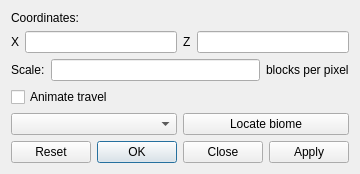
<?xml version="1.0" encoding="UTF-8"?>
<ui version="4.0">
 <class>GotoDialog</class>
 <widget class="QDialog" name="GotoDialog">
  <property name="focusPolicy">
   <enum>Qt::StrongFocus</enum>
  </property>
  <property name="windowTitle">
   <string>Coordinates</string>
  </property>
  <property name="windowIcon">
   <iconset resource="../rc/icons.qrc">
    <normaloff>:/icons/logo.png</normaloff>:/icons/logo.png</iconset>
  </property>
  <layout class="QVBoxLayout" name="verticalLayout">
   <item>
    <widget class="QLabel" name="label">
     <property name="text">
      <string>Coordinates:</string>
     </property>
    </widget>
   </item>
   <item>
    <widget class="QFrame" name="frame">
     <layout class="QHBoxLayout" name="horizontalLayout">
      <property name="leftMargin">
       <number>0</number>
      </property>
      <property name="topMargin">
       <number>0</number>
      </property>
      <property name="rightMargin">
       <number>0</number>
      </property>
      <property name="bottomMargin">
       <number>0</number>
      </property>
      <item>
       <widget class="QLabel" name="labelX">
        <property name="text">
         <string>X</string>
        </property>
       </widget>
      </item>
      <item>
       <widget class="QLineEdit" name="lineX">
        <property name="focusPolicy">
         <enum>Qt::StrongFocus</enum>
        </property>
       </widget>
      </item>
      <item>
       <widget class="QLabel" name="labelZ">
        <property name="text">
         <string>Z</string>
        </property>
       </widget>
      </item>
      <item>
       <widget class="QLineEdit" name="lineZ">
        <property name="focusPolicy">
         <enum>Qt::StrongFocus</enum>
        </property>
       </widget>
      </item>
     </layout>
    </widget>
   </item>
   <item>
    <layout class="QHBoxLayout" name="horizontalLayout_3">
     <item>
      <widget class="QLabel" name="label_2">
       <property name="text">
        <string>Scale:</string>
       </property>
      </widget>
     </item>
     <item>
      <widget class="QLineEdit" name="lineScale">
       <property name="focusPolicy">
        <enum>Qt::StrongFocus</enum>
       </property>
       <property name="toolTip">
        <string>A very large scale may be unsafe</string>
       </property>
      </widget>
     </item>
     <item>
      <widget class="QLabel" name="label_3">
       <property name="text">
        <string>blocks per pixel</string>
       </property>
      </widget>
     </item>
    </layout>
   </item>
   <item>
    <widget class="QCheckBox" name="checkAnimate">
     <property name="text">
      <string>Animate travel</string>
     </property>
    </widget>
   </item>
   <item>
    <layout class="QHBoxLayout" name="horizontalLayoutLocate">
     <item>
      <widget class="QComboBox" name="comboBiome">
       <property name="toolTip">
        <string>Biome to locate outward from the coordinates above</string>
       </property>
      </widget>
     </item>
     <item>
      <widget class="QPushButton" name="buttonLocate">
       <property name="toolTip">
        <string>Find the nearest instance of the selected biome and set the coordinates to it</string>
       </property>
       <property name="text">
        <string>Locate biome</string>
       </property>
      </widget>
     </item>
    </layout>
   </item>
   <item>
    <widget class="QDialogButtonBox" name="buttonBox">
     <property name="orientation">
      <enum>Qt::Horizontal</enum>
     </property>
     <property name="standardButtons">
      <set>QDialogButtonBox::Apply|QDialogButtonBox::Close|QDialogButtonBox::Ok|QDialogButtonBox::Reset</set>
     </property>
    </widget>
   </item>
  </layout>
 </widget>
 <resources>
  <include location="../rc/icons.qrc"/>
 </resources>
 <connections>
  <connection>
   <sender>buttonBox</sender>
   <signal>rejected()</signal>
   <receiver>GotoDialog</receiver>
   <slot>reject()</slot>
   <hints>
    <hint type="sourcelabel">
     <x>316</x>
     <y>260</y>
    </hint>
    <hint type="destinationlabel">
     <x>286</x>
     <y>274</y>
    </hint>
   </hints>
  </connection>
  <connection>
   <sender>buttonBox</sender>
   <signal>accepted()</signal>
   <receiver>GotoDialog</receiver>
   <slot>accept()</slot>
   <hints>
    <hint type="sourcelabel">
     <x>248</x>
     <y>254</y>
    </hint>
    <hint type="destinationlabel">
     <x>157</x>
     <y>274</y>
    </hint>
   </hints>
  </connection>
 </connections>
</ui>
